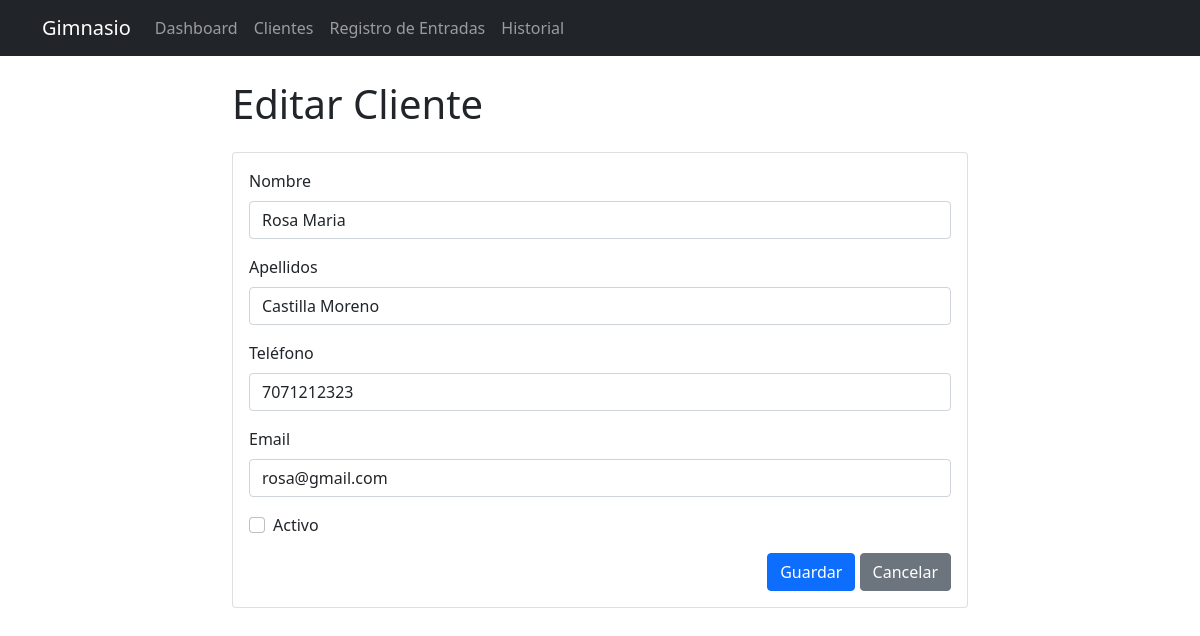
/clientes/2/editar/ (signed in), run on the app's committed database.
### gimnasio/models.py (models this page shows, shortened)
class Cliente(models.Model):
    TIPO_MEMBRESIA = [
        ('mensual', 'Mensual'),
        ('anual', 'Anual'),
        ('semanal', 'Semanal'),
        ('visita', 'Visita'),
    ]
    usuario = models.OneToOneField(User, on_delete=models.CASCADE, null=True, blank=True)
    nombre = models.CharField(max_length=100)
    apellidos = models.CharField(max_length=100)
    telefono = models.CharField(max_length=15)
    email = models.EmailField(unique=True)
    fecha_registro = models.DateTimeField(default=timezone.now)
    activo = models.BooleanField(default=True)
    class Meta:
        verbose_name = "Cliente"
        verbose_name_plural = "Clientes"

### gimnasio/views.py (the view)
# urls.py: path('clientes/<int:pk>/editar/', views.editar_cliente, name='editar_cliente'),
@login_required
def editar_cliente(request, pk):
    cliente = get_object_or_404(Cliente, pk=pk)
    if request.method == 'POST':
        form = ClienteForm(request.POST, instance=cliente)
        if form.is_valid():
            form.save()
            messages.success(request, 'Cliente actualizado exitosamente')
            return redirect('detalle_cliente', pk=cliente.pk)
    else:
        form = ClienteForm(instance=cliente)
    return render(request, 'gimnasio/clientes/form.html', {'form': form, 'accion': 'Editar'})

### gimnasio/forms.py (shortened to what this page needs)
class ClienteForm(forms.ModelForm):
    class Meta:
        model = Cliente
        fields = ['nombre', 'apellidos', 'telefono', 'email', 'activo']
        widgets = {
            'nombre': forms.TextInput(attrs={'class': 'form-control'}),
            'apellidos': forms.TextInput(attrs={'class': 'form-control'}),
            'telefono': forms.TextInput(attrs={'class': 'form-control'}),
            'email': forms.EmailInput(attrs={'class': 'form-control'}),
            'activo': forms.CheckboxInput(attrs={'class': 'form-check-input'}),
        }

### templates/gimnasio/clientes/form.html (shortened to what this page needs)
{% extends 'base.html' %}
{% block content %}
<div class="row">
    <div class="col-md-8 offset-md-2">
        <h1>{{ accion }} Cliente</h1>
        <div class="card mt-4">
            <div class="card-body">
                <form method="post">
                    <div class="mb-3">
                        <label for="{{ form.nombre.id_for_label }}" class="form-label">Nombre</label>
                        {{ form.nombre }}
                    </div>
                    <div class="mb-3">
                        <label for="{{ form.apellidos.id_for_label }}" class="form-label">Apellidos</label>
                        {{ form.apellidos }}
                    </div>
                    <div class="mb-3">
                        <label for="{{ form.telefono.id_for_label }}" class="form-label">Teléfono</label>
                        {{ form.telefono }}
                    </div>
                    <div class="mb-3">
                        <label for="{{ form.email.id_for_label }}" class="form-label">Email</label>
                        {{ form.email }}
                    </div>
                    <div class="mb-3 form-check">
                        {{ form.activo }}
                        <label class="form-check-label" for="{{ form.activo.id_for_label }}">
                            Activo
                        </label>
                    </div>
                    <div class="text-end">
                        <button type="submit" class="btn btn-primary">Guardar</button>
                        <a href="{% url 'lista_clientes' %}" class="btn btn-secondary">Cancelar</a>
                    </div>
                </form>
            </div>
        </div>
    </div>
</div>
{% endblock %}

### data on the page
Cliente: nombre "Rosa Maria", apellidos "Castilla Moreno", telefono "7071212323", email "rosa@gmail.com"

### other printed values
{{ accion }} "Editar"
